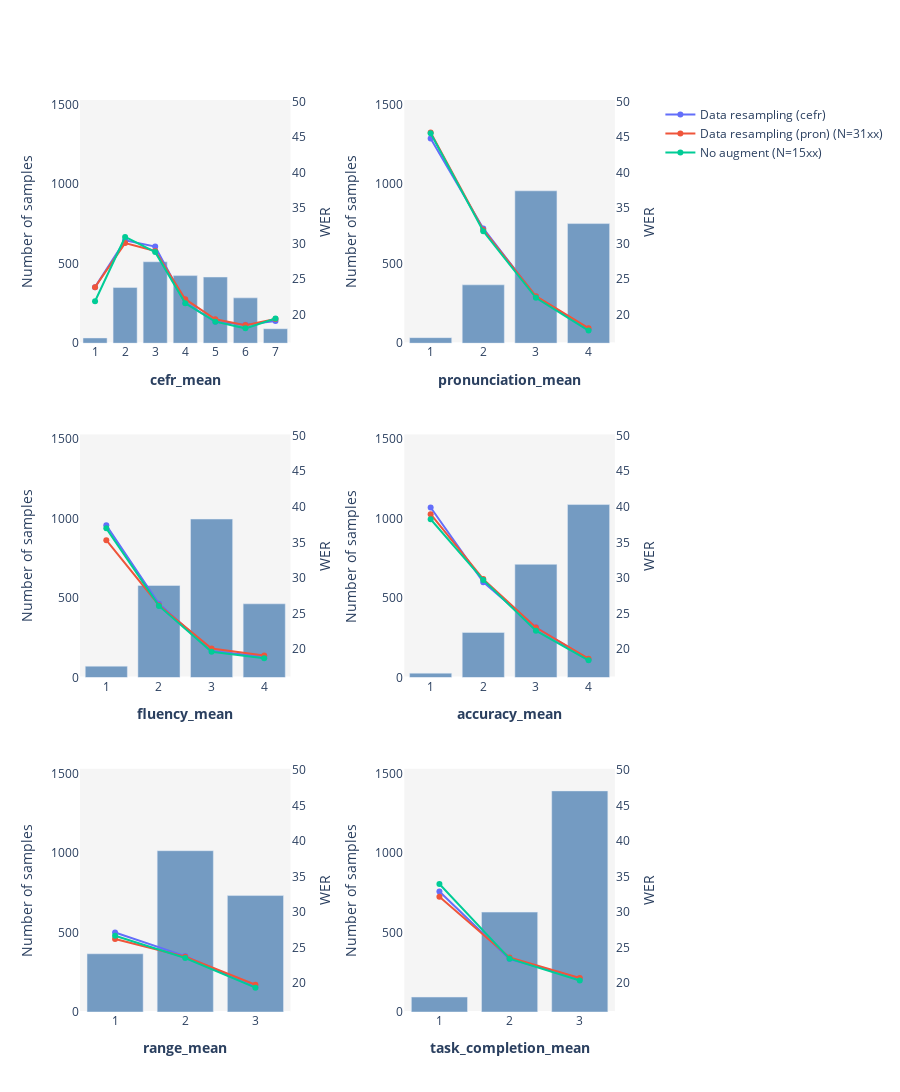

Notebook code for this chart:
### Code cell
ratings = ["cefr_mean", "pronunciation_mean","fluency_mean", "accuracy_mean","range_mean","task_completion_mean"]
dfs = [(name, get_aggregated_df(paths, ratings)) for name, paths in csv_transcrip.items()]
plot_by_metrics(dfs, ratings, "WER")

### Figure 1 — Plotly figure (JSON) as saved in the notebook; plotly's stock layout.template omitted (floating-point values rounded to 4 significant figures)
{"data": [{"marker": {"color": "#749BC2"}, "name": "# samples", "showlegend": false, "type": "bar", "x": [1, 2, 3, 4, 5, 6, 7], "xaxis": "x", "y": [33, 350, 512, 425, 416, 285, 91], "yaxis": "y"}, {"line": {"color": "#636EFA"}, "name": "Data resampling (cefr)", "showlegend": true, "type": "scatter", "x": [1, 2, 3, 4, 5, 6, 7], "xaxis": "x", "y": [23.84, 30.43, 29.55, 21.65, 18.96, 18.55, 19.06], "yaxis": "y2"}, {"line": {"color": "#EF553B"}, "name": "Data resampling (pron) (N=31xx)", "showlegend": true, "type": "scatter", "x": [1, 2, 3, 4, 5, 6, 7], "xaxis": "x", "y": [23.84, 30.05, 28.94, 22.14, 19.33, 18.5, 19.35], "yaxis": "y2"}, {"line": {"color": "#00CC96"}, "name": "No augment (N=15xx)", "showlegend": true, "type": "scatter", "x": [1, 2, 3, 4, 5, 6, 7], "xaxis": "x", "y": [21.85, 30.91, 28.77, 21.57, 18.99, 18.04, 19.44], "yaxis": "y2"}, {"marker": {"color": "#749BC2"}, "name": "# samples", "showlegend": false, "type": "bar", "x": [1, 2, 3, 4], "xaxis": "x2", "y": [35, 367, 958, 752], "yaxis": "y3"}, {"line": {"color": "#636EFA"}, "name": "Data resampling (cefr)", "showlegend": false, "type": "scatter", "x": [1, 2, 3, 4], "xaxis": "x2", "y": [44.78, 32.11, 22.52, 17.88], "yaxis": "y4"}, {"line": {"color": "#EF553B"}, "name": "Data resampling (pron) (N=31xx)", "showlegend": false, "type": "scatter", "x": [1, 2, 3, 4], "xaxis": "x2", "y": [45.63, 31.9, 22.57, 18.07], "yaxis": "y4"}, {"line": {"color": "#00CC96"}, "name": "No augment (N=15xx)", "showlegend": false, "type": "scatter", "x": [1, 2, 3, 4], "xaxis": "x2", "y": [45.51, 31.7, 22.34, 17.72], "yaxis": "y4"}, {"marker": {"color": "#749BC2"}, "name": "# samples", "showlegend": false, "type": "bar", "x": [1, 2, 3, 4], "xaxis": "x3", "y": [72, 579, 997, 464], "yaxis": "y5"}, {"line": {"color": "#636EFA"}, "name": "Data resampling (cefr)", "showlegend": false, "type": "scatter", "x": [1, 2, 3, 4], "xaxis": "x3", "y": [37.4, 26.34, 19.68, 18.87], "yaxis": "y6"}, {"line": {"color": "#EF553B"}, "name": "Data resampling (pron) (N=31xx)", "showlegend": false, "type": "scatter", "x": [1, 2, 3, 4], "xaxis": "x3", "y": [35.29, 26.14, 20.04, 19.05], "yaxis": "y6"}, {"line": {"color": "#00CC96"}, "name": "No augment (N=15xx)", "showlegend": false, "type": "scatter", "x": [1, 2, 3, 4], "xaxis": "x3", "y": [36.97, 26.05, 19.58, 18.68], "yaxis": "y6"}, {"marker": {"color": "#749BC2"}, "name": "# samples", "showlegend": false, "type": "bar", "x": [1, 2, 3, 4], "xaxis": "x4", "y": [28, 284, 712, 1088], "yaxis": "y7"}, {"line": {"color": "#636EFA"}, "name": "Data resampling (cefr)", "showlegend": false, "type": "scatter", "x": [1, 2, 3, 4], "xaxis": "x4", "y": [39.9, 29.39, 23.03, 18.48], "yaxis": "y8"}, {"line": {"color": "#EF553B"}, "name": "Data resampling (pron) (N=31xx)", "showlegend": false, "type": "scatter", "x": [1, 2, 3, 4], "xaxis": "x4", "y": [38.95, 29.82, 23.0, 18.61], "yaxis": "y8"}, {"line": {"color": "#00CC96"}, "name": "No augment (N=15xx)", "showlegend": false, "type": "scatter", "x": [1, 2, 3, 4], "xaxis": "x4", "y": [38.24, 29.7, 22.56, 18.39], "yaxis": "y8"}, {"marker": {"color": "#749BC2"}, "name": "# samples", "showlegend": false, "type": "bar", "x": [1, 2, 3], "xaxis": "x5", "y": [366, 1014, 732], "yaxis": "y9"}, {"line": {"color": "#636EFA"}, "name": "Data resampling (cefr)", "showlegend": false, "type": "scatter", "x": [1, 2, 3], "xaxis": "x5", "y": [27.15, 23.82, 19.47], "yaxis": "y10"}, {"line": {"color": "#EF553B"}, "name": "Data resampling (pron) (N=31xx)", "showlegend": false, "type": "scatter", "x": [1, 2, 3], "xaxis": "x5", "y": [26.24, 23.73, 19.79], "yaxis": "y10"}, {"line": {"color": "#00CC96"}, "name": "No augment (N=15xx)", "showlegend": false, "type": "scatter", "x": [1, 2, 3], "xaxis": "x5", "y": [26.69, 23.55, 19.37], "yaxis": "y10"}, {"marker": {"color": "#749BC2"}, "name": "# samples", "showlegend": false, "type": "bar", "x": [1, 2, 3], "xaxis": "x6", "y": [94, 628, 1390], "yaxis": "y11"}, {"line": {"color": "#636EFA"}, "name": "Data resampling (cefr)", "showlegend": false, "type": "scatter", "x": [1, 2, 3], "xaxis": "x6", "y": [32.92, 23.4, 20.65], "yaxis": "y12"}, {"line": {"color": "#EF553B"}, "name": "Data resampling (pron) (N=31xx)", "showlegend": false, "type": "scatter", "x": [1, 2, 3], "xaxis": "x6", "y": [32.16, 23.63, 20.74], "yaxis": "y12"}, {"line": {"color": "#00CC96"}, "name": "No augment (N=15xx)", "showlegend": false, "type": "scatter", "x": [1, 2, 3], "xaxis": "x6", "y": [33.97, 23.46, 20.38], "yaxis": "y12"}], "layout": {"height": 1300, "plot_bgcolor": "whitesmoke", "xaxis": {"anchor": "y", "domain": [0, 0.37], "dtick": 1, "title": {"text": "<b>cefr_mean</b>"}}, "xaxis2": {"anchor": "y3", "domain": [0.57, 0.94], "title": {"text": "<b>pronunciation_mean</b>"}}, "xaxis3": {"anchor": "y5", "domain": [0, 0.37], "title": {"text": "<b>fluency_mean</b>"}}, "xaxis4": {"anchor": "y7", "domain": [0.57, 0.94], "title": {"text": "<b>accuracy_mean</b>"}}, "xaxis5": {"anchor": "y9", "domain": [0, 0.37], "title": {"text": "<b>range_mean</b>"}}, "xaxis6": {"anchor": "y11", "domain": [0.57, 0.94], "title": {"text": "<b>task_completion_mean</b>"}}, "yaxis": {"anchor": "x", "domain": [0.7333, 1], "range": [0, 1529.0], "showgrid": false, "title": {"text": "Number of samples"}}, "yaxis10": {"anchor": "x5", "overlaying": "y9", "range": [15.95, 50.19], "showgrid": false, "side": "right", "title": {"text": "WER"}}, "yaxis11": {"anchor": "x6", "domain": [0, 0.2667], "range": [0, 1529.0], "showgrid": false, "title": {"text": "Number of samples"}}, "yaxis12": {"anchor": "x6", "overlaying": "y11", "range": [15.95, 50.19], "showgrid": false, "side": "right", "title": {"text": "WER"}}, "yaxis2": {"anchor": "x", "overlaying": "y", "range": [15.95, 50.19], "showgrid": false, "side": "right", "title": {"text": "WER"}}, "yaxis3": {"anchor": "x2", "domain": [0.7333, 1], "range": [0, 1529.0], "showgrid": false, "title": {"text": "Number of samples"}}, "yaxis4": {"anchor": "x2", "overlaying": "y3", "range": [15.95, 50.19], "showgrid": false, "side": "right", "title": {"text": "WER"}}, "yaxis5": {"anchor": "x3", "domain": [0.3667, 0.6333], "range": [0, 1529.0], "showgrid": false, "title": {"text": "Number of samples"}}, "yaxis6": {"anchor": "x3", "overlaying": "y5", "range": [15.95, 50.19], "showgrid": false, "side": "right", "title": {"text": "WER"}}, "yaxis7": {"anchor": "x4", "domain": [0.3667, 0.6333], "range": [0, 1529.0], "showgrid": false, "title": {"text": "Number of samples"}}, "yaxis8": {"anchor": "x4", "overlaying": "y7", "range": [15.95, 50.19], "showgrid": false, "side": "right", "title": {"text": "WER"}}, "yaxis9": {"anchor": "x5", "domain": [0, 0.2667], "range": [0, 1529.0], "showgrid": false, "title": {"text": "Number of samples"}}}}
